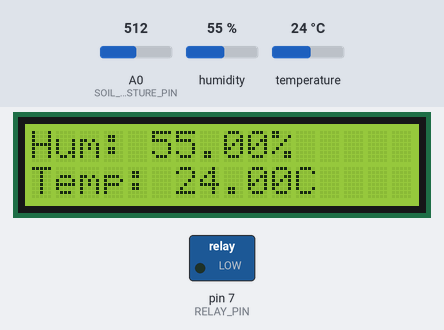
Bench run of a sketch on a simulated Arduino Uno, built with avr-gcc and run on an emulated ATmega328P. Shown: 16×2 character LCD, switched loads named in the sketch (green lamp = pin HIGH). The inputs (shaded band) are chosen by the test bench; at power-on: humidity 55 %, A0 (SOIL_MOISTURE_PIN) = 512, temperature 24 °C. What the sketch prints to the serial monitor is not drawn.

Above: at 3.2 s.
3.3 s: humidity set to 22 %
At 8.4 s:
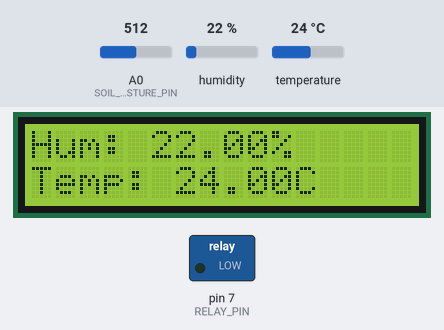
13.7 s: A0 (SOIL_MOISTURE_PIN) set to 716
At 19.7 s:
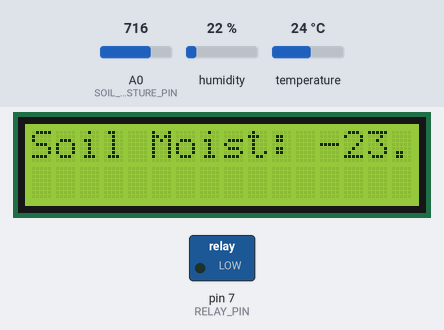
22.9 s: temperature set to 12 °C
At 29.0 s:
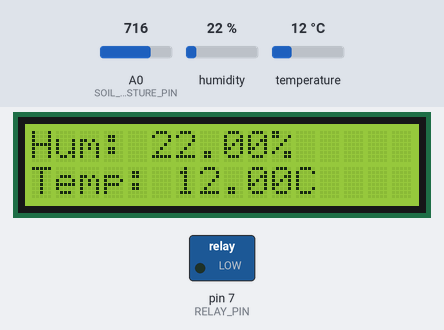
31.0 s: A0 (SOIL_MOISTURE_PIN) set to 900
At 35.9 s:
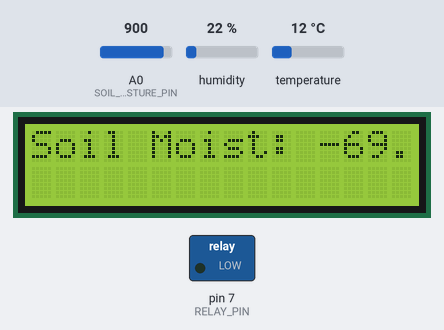
38.1 s: humidity set to 40 %
At 43.9 s:
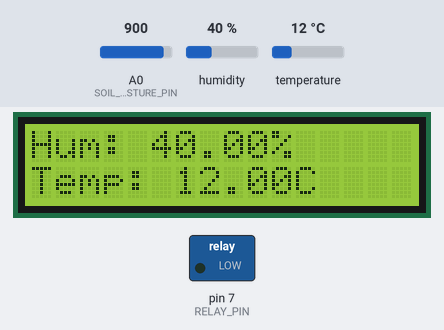
46.3 s: A0 (SOIL_MOISTURE_PIN) set to 1023
At 50.8 s:
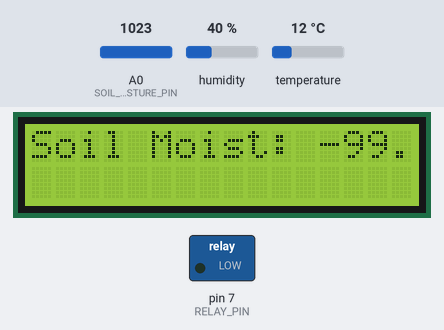
Timing chart, 0 to 52.3 s (numbered marks = the images above; inputs shaded):
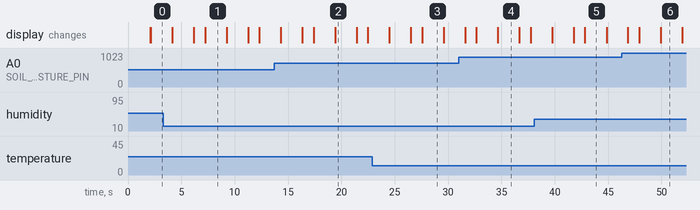

Measured:
- what the display in image 1 shows lasts 2.0 s, from 7.2 s to 9.2 s

The sketch:

SWMS_2.ino
```cpp
#include <Wire.h>
#include <LiquidCrystal_I2C.h>
#include <DHT.h>

// Define DHT sensor pin and type
#define DHTPIN 2
#define DHTTYPE DHT11

// Initialize the DHT sensor
DHT dht(DHTPIN, DHTTYPE);

// Initialize the LCD (change the address to 0x3F if 0x27 doesn't work)
LiquidCrystal_I2C lcd(0x27, 16, 2);

// Define soil moisture sensor pin
#define SOIL_MOISTURE_PIN A0

// Define relay pin
#define RELAY_PIN 7

// Define constants for timing
const unsigned long MILLISECONDS_PER_HOUR = 3600000UL;
const unsigned long START_TIME = 5 * MILLISECONDS_PER_HOUR;  // 5 AM
const unsigned long END_TIME = 19 * MILLISECONDS_PER_HOUR;   // 7 PM
const unsigned long IRRIGATION_DURATION = 60000UL;           // 1 minute in milliseconds
const unsigned long SIX_AM = 6 * MILLISECONDS_PER_HOUR;      // 6 AM
const unsigned long FIVE_PM = 17 * MILLISECONDS_PER_HOUR;    // 5 PM

unsigned long previousMillis = 0;

void setup() {
  // Initialize the serial communication
  Serial.begin(9600);

  // Initialize the DHT sensor
  dht.begin();

  // Initialize the LCD
  lcd.init();
  lcd.backlight();

  // Initialize the relay pin as an output
  pinMode(RELAY_PIN, OUTPUT);
  digitalWrite(RELAY_PIN, LOW); // Make sure the relay is off initially

  // Print a welcome message
  lcd.setCursor(0, 0);
  lcd.print("Initializing...");
  delay(2000); // Wait for 2 seconds
  lcd.clear();
}

void loop() {
  unsigned long currentMillis = millis();
  unsigned long elapsedMillis = currentMillis % MILLISECONDS_PER_HOUR;

  // Read humidity and temperature values from DHT11 sensor
  float humidity = dht.readHumidity();
  float temperature = dht.readTemperature();

  // Read the soil moisture level
  int soilMoistureValue = analogRead(SOIL_MOISTURE_PIN);
  float soilMoisturePercent = map(soilMoistureValue, 620, 215, 0, 100);

  // Print the values to the Serial Monitor
Serial.print("Humidity: ");
Serial.print(humidity);
Serial.println(" %");
Serial.print("Temperature: ");
Serial.print(temperature);
Serial.println(" °C");
Serial.print("Soil Moisture: ");
Serial.print(soilMoisturePercent);
Serial.println(" %");
Serial.print("Time: ");
Serial.print((currentMillis / MILLISECONDS_PER_HOUR) % 24); // Approximate hour
Serial.print(":");
Serial.println((elapsedMillis / 60000) % 60); // Approximate minute


  // Display the values on the LCD
  lcd.setCursor(0, 0);
  lcd.print("Hum: ");
  lcd.print(humidity);
  lcd.print("%");

  lcd.setCursor(0, 1);
  lcd.print("Temp: ");
  lcd.print(temperature);
  lcd.print("C");

  delay(2000);

  lcd.clear();

  lcd.setCursor(0, 0);
  lcd.print("Soil Moist: ");
  lcd.print(soilMoisturePercent);
  lcd.print("%");

  delay(2000);

  lcd.clear();

  // Control the relay based on the approximate time and sensor data
  unsigned long hourMillis = currentMillis % (24 * MILLISECONDS_PER_HOUR);
  if (hourMillis >= START_TIME && hourMillis < END_TIME) {
    if ((hourMillis >= SIX_AM && hourMillis < SIX_AM + IRRIGATION_DURATION) ||
        (hourMillis >= FIVE_PM && hourMillis < FIVE_PM + IRRIGATION_DURATION)) {
      // Turn on the relay to start irrigation
      digitalWrite(RELAY_PIN, HIGH);
    } else {
      // Turn off the relay
      digitalWrite(RELAY_PIN, LOW);
    }
  } else {
    digitalWrite(RELAY_PIN, LOW);
  }

  delay(1000); // Wait for 1 second before the next loop
}
```
